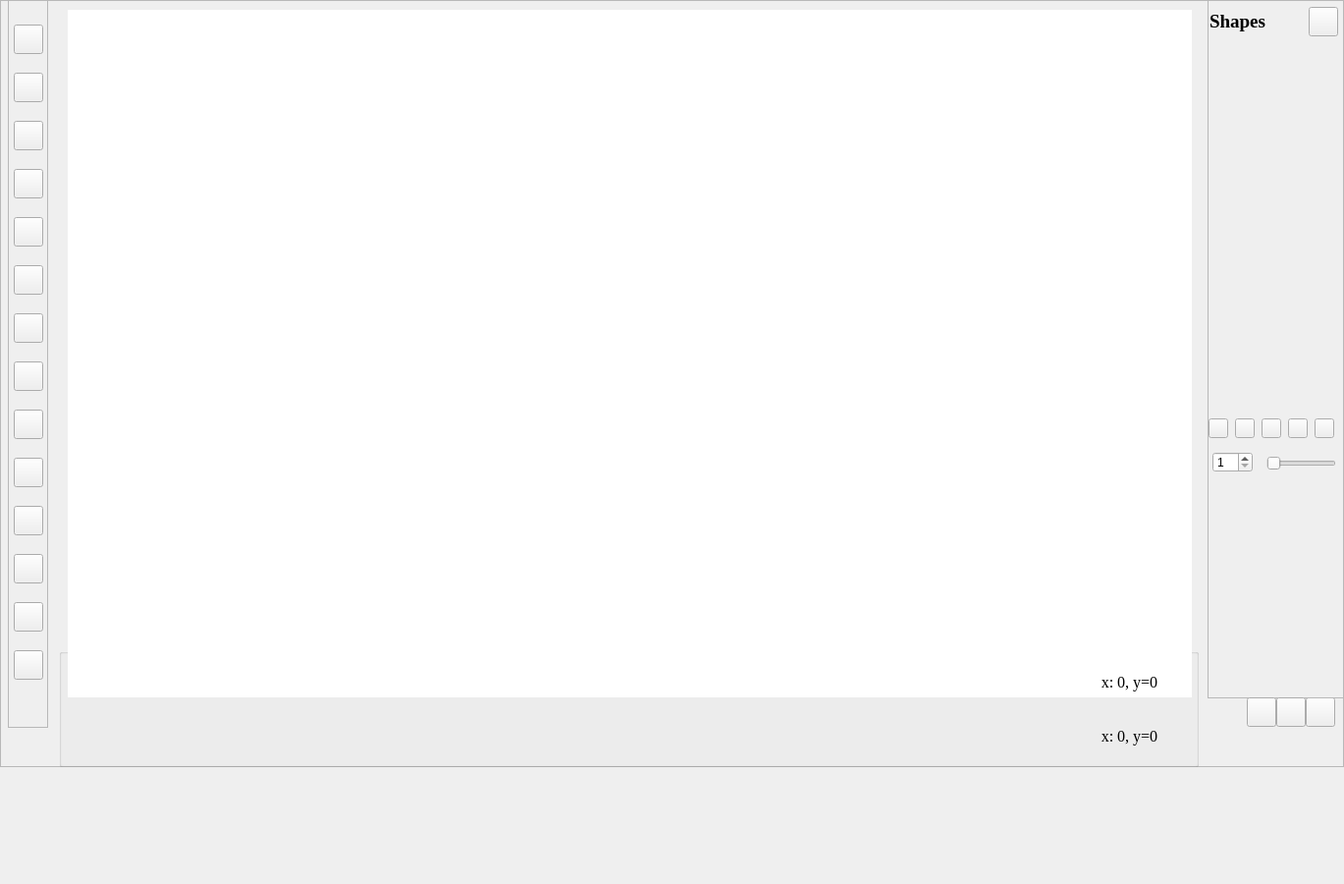
<?xml version="1.0" encoding="UTF-8"?>
<ui version="4.0">
 <class>MainWindow</class>
 <widget class="QMainWindow" name="MainWindow">
  <property name="geometry">
   <rect>
    <x>0</x>
    <y>0</y>
    <width>1369</width>
    <height>900</height>
   </rect>
  </property>
  <property name="windowTitle">
   <string>Draw A Think</string>
  </property>
  <property name="windowIcon">
   <iconset resource="images.qrc">
    <normaloff>:/images/icon2/logo_icon.svg</normaloff>:/images/icon2/logo_icon.svg</iconset>
  </property>
  <widget class="QWidget" name="centralwidget">
   <widget class="QFrame" name="phaseIII">
    <property name="geometry">
     <rect>
      <x>0</x>
      <y>0</y>
      <width>1369</width>
      <height>781</height>
     </rect>
    </property>
    <property name="frameShape">
     <enum>QFrame::StyledPanel</enum>
    </property>
    <property name="frameShadow">
     <enum>QFrame::Raised</enum>
    </property>
    <widget class="QLabel" name="boardFrame">
     <property name="geometry">
      <rect>
       <x>60</x>
       <y>0</y>
       <width>1165</width>
       <height>721</height>
      </rect>
     </property>
     <property name="font">
      <font>
       <stylestrategy>NoAntialias</stylestrategy>
      </font>
     </property>
     <property name="contextMenuPolicy">
      <enum>Qt::DefaultContextMenu</enum>
     </property>
     <property name="frameShadow">
      <enum>QFrame::Plain</enum>
     </property>
     <property name="text">
      <string/>
     </property>
     <property name="pixmap">
      <pixmap resource="images.qrc">:/images/icon2/boardFrame_removebg.png</pixmap>
     </property>
    </widget>
    <widget class="QFrame" name="dynamicShape">
     <property name="geometry">
      <rect>
       <x>8</x>
       <y>0</y>
       <width>41</width>
       <height>741</height>
      </rect>
     </property>
     <property name="frameShape">
      <enum>QFrame::StyledPanel</enum>
     </property>
     <property name="frameShadow">
      <enum>QFrame::Raised</enum>
     </property>
     <widget class="QWidget" name="layoutWidget">
      <property name="geometry">
       <rect>
        <x>0</x>
        <y>10</y>
        <width>41</width>
        <height>711</height>
       </rect>
      </property>
      <layout class="QVBoxLayout" name="verticalLayout">
       <property name="leftMargin">
        <number>6</number>
       </property>
       <property name="topMargin">
        <number>2</number>
       </property>
       <property name="rightMargin">
        <number>4</number>
       </property>
       <property name="bottomMargin">
        <number>2</number>
       </property>
       <item>
        <widget class="QPushButton" name="freeHandDraw">
         <property name="maximumSize">
          <size>
           <width>30</width>
           <height>30</height>
          </size>
         </property>
         <property name="cursor">
          <cursorShape>PointingHandCursor</cursorShape>
         </property>
         <property name="toolTip">
          <string>Free Hand Draw</string>
         </property>
         <property name="text">
          <string/>
         </property>
         <property name="icon">
          <iconset resource="images.qrc">
           <normaloff>:/images/icon2/freeDraw.svg</normaloff>:/images/icon2/freeDraw.svg</iconset>
         </property>
         <property name="iconSize">
          <size>
           <width>25</width>
           <height>25</height>
          </size>
         </property>
        </widget>
       </item>
       <item>
        <widget class="QPushButton" name="clearScreen">
         <property name="maximumSize">
          <size>
           <width>30</width>
           <height>30</height>
          </size>
         </property>
         <property name="cursor">
          <cursorShape>PointingHandCursor</cursorShape>
         </property>
         <property name="toolTip">
          <string>Clear Page</string>
         </property>
         <property name="text">
          <string/>
         </property>
         <property name="icon">
          <iconset resource="images.qrc">
           <normaloff>:/images/icon2/clearn.svg</normaloff>:/images/icon2/clearn.svg</iconset>
         </property>
         <property name="iconSize">
          <size>
           <width>25</width>
           <height>25</height>
          </size>
         </property>
        </widget>
       </item>
       <item>
        <widget class="QPushButton" name="pageScreen">
         <property name="maximumSize">
          <size>
           <width>30</width>
           <height>30</height>
          </size>
         </property>
         <property name="cursor">
          <cursorShape>PointingHandCursor</cursorShape>
         </property>
         <property name="toolTip">
          <string>Page Screen</string>
         </property>
         <property name="text">
          <string/>
         </property>
         <property name="icon">
          <iconset resource="images.qrc">
           <normaloff>:/images/icon2/page.svg</normaloff>:/images/icon2/page.svg</iconset>
         </property>
         <property name="iconSize">
          <size>
           <width>25</width>
           <height>25</height>
          </size>
         </property>
        </widget>
       </item>
       <item>
        <widget class="QPushButton" name="lineDraw">
         <property name="maximumSize">
          <size>
           <width>30</width>
           <height>30</height>
          </size>
         </property>
         <property name="cursor">
          <cursorShape>PointingHandCursor</cursorShape>
         </property>
         <property name="toolTip">
          <string>Line</string>
         </property>
         <property name="text">
          <string/>
         </property>
         <property name="icon">
          <iconset resource="images.qrc">
           <normaloff>:/images/icon/line.svg</normaloff>:/images/icon/line.svg</iconset>
         </property>
         <property name="iconSize">
          <size>
           <width>25</width>
           <height>25</height>
          </size>
         </property>
        </widget>
       </item>
       <item>
        <widget class="QPushButton" name="rectangleDraw">
         <property name="maximumSize">
          <size>
           <width>30</width>
           <height>30</height>
          </size>
         </property>
         <property name="cursor">
          <cursorShape>PointingHandCursor</cursorShape>
         </property>
         <property name="toolTip">
          <string>Rectangle</string>
         </property>
         <property name="text">
          <string/>
         </property>
         <property name="icon">
          <iconset resource="images.qrc">
           <normaloff>:/images/icon/rectangle.svg</normaloff>:/images/icon/rectangle.svg</iconset>
         </property>
         <property name="iconSize">
          <size>
           <width>25</width>
           <height>25</height>
          </size>
         </property>
        </widget>
       </item>
       <item>
        <widget class="QPushButton" name="ellipseDraw">
         <property name="maximumSize">
          <size>
           <width>30</width>
           <height>30</height>
          </size>
         </property>
         <property name="toolTip">
          <string>Ellipse</string>
         </property>
         <property name="text">
          <string/>
         </property>
         <property name="icon">
          <iconset resource="images.qrc">
           <normaloff>:/images/icon/ellipse.svg</normaloff>:/images/icon/ellipse.svg</iconset>
         </property>
         <property name="iconSize">
          <size>
           <width>25</width>
           <height>25</height>
          </size>
         </property>
        </widget>
       </item>
       <item>
        <widget class="QPushButton" name="circleDraw">
         <property name="maximumSize">
          <size>
           <width>30</width>
           <height>30</height>
          </size>
         </property>
         <property name="toolTip">
          <string>Circle</string>
         </property>
         <property name="text">
          <string/>
         </property>
         <property name="icon">
          <iconset resource="images.qrc">
           <normaloff>:/images/icon2/circle.svg</normaloff>:/images/icon2/circle.svg</iconset>
         </property>
         <property name="iconSize">
          <size>
           <width>25</width>
           <height>25</height>
          </size>
         </property>
        </widget>
       </item>
       <item>
        <widget class="QPushButton" name="imageDraw">
         <property name="maximumSize">
          <size>
           <width>30</width>
           <height>30</height>
          </size>
         </property>
         <property name="toolTip">
          <string>Image</string>
         </property>
         <property name="text">
          <string/>
         </property>
         <property name="icon">
          <iconset resource="images.qrc">
           <normaloff>:/images/icon/image.svg</normaloff>:/images/icon/image.svg</iconset>
         </property>
         <property name="iconSize">
          <size>
           <width>25</width>
           <height>25</height>
          </size>
         </property>
        </widget>
       </item>
       <item>
        <widget class="QPushButton" name="pickShape">
         <property name="maximumSize">
          <size>
           <width>30</width>
           <height>30</height>
          </size>
         </property>
         <property name="cursor">
          <cursorShape>PointingHandCursor</cursorShape>
         </property>
         <property name="toolTip">
          <string>Pick Shape</string>
         </property>
         <property name="text">
          <string/>
         </property>
         <property name="icon">
          <iconset resource="images.qrc">
           <normaloff>:/images/icon2/pick_tool.svg</normaloff>:/images/icon2/pick_tool.svg</iconset>
         </property>
         <property name="iconSize">
          <size>
           <width>25</width>
           <height>25</height>
          </size>
         </property>
        </widget>
       </item>
       <item>
        <widget class="QPushButton" name="group_shape">
         <property name="maximumSize">
          <size>
           <width>30</width>
           <height>30</height>
          </size>
         </property>
         <property name="cursor">
          <cursorShape>PointingHandCursor</cursorShape>
         </property>
         <property name="toolTip">
          <string>Group Components</string>
         </property>
         <property name="text">
          <string/>
         </property>
         <property name="icon">
          <iconset resource="images.qrc">
           <normaloff>:/images/icon2/group-items.svg</normaloff>:/images/icon2/group-items.svg</iconset>
         </property>
         <property name="iconSize">
          <size>
           <width>25</width>
           <height>25</height>
          </size>
         </property>
        </widget>
       </item>
       <item>
        <widget class="QPushButton" name="drag">
         <property name="maximumSize">
          <size>
           <width>30</width>
           <height>30</height>
          </size>
         </property>
         <property name="cursor">
          <cursorShape>PointingHandCursor</cursorShape>
         </property>
         <property name="toolTip">
          <string>Drag</string>
         </property>
         <property name="text">
          <string/>
         </property>
         <property name="icon">
          <iconset resource="images.qrc">
           <normaloff>:/images/icon2/drag.svg</normaloff>:/images/icon2/drag.svg</iconset>
         </property>
         <property name="iconSize">
          <size>
           <width>25</width>
           <height>25</height>
          </size>
         </property>
        </widget>
       </item>
       <item>
        <widget class="QPushButton" name="openFile">
         <property name="maximumSize">
          <size>
           <width>30</width>
           <height>30</height>
          </size>
         </property>
         <property name="cursor">
          <cursorShape>PointingHandCursor</cursorShape>
         </property>
         <property name="toolTip">
          <string>Open File</string>
         </property>
         <property name="text">
          <string/>
         </property>
         <property name="icon">
          <iconset resource="images.qrc">
           <normaloff>:/images/icon2/open_file.svg</normaloff>:/images/icon2/open_file.svg</iconset>
         </property>
         <property name="iconSize">
          <size>
           <width>25</width>
           <height>25</height>
          </size>
         </property>
        </widget>
       </item>
       <item>
        <widget class="QPushButton" name="saveFile">
         <property name="maximumSize">
          <size>
           <width>30</width>
           <height>30</height>
          </size>
         </property>
         <property name="cursor">
          <cursorShape>PointingHandCursor</cursorShape>
         </property>
         <property name="toolTip">
          <string>Save File</string>
         </property>
         <property name="text">
          <string/>
         </property>
         <property name="icon">
          <iconset resource="images.qrc">
           <normaloff>:/images/icon2/save.svg</normaloff>:/images/icon2/save.svg</iconset>
         </property>
         <property name="iconSize">
          <size>
           <width>25</width>
           <height>25</height>
          </size>
         </property>
        </widget>
       </item>
       <item>
        <widget class="QPushButton" name="addNewPage">
         <property name="maximumSize">
          <size>
           <width>30</width>
           <height>30</height>
          </size>
         </property>
         <property name="cursor">
          <cursorShape>PointingHandCursor</cursorShape>
         </property>
         <property name="toolTip">
          <string>Add New Page</string>
         </property>
         <property name="toolTipDuration">
          <number>-1</number>
         </property>
         <property name="text">
          <string/>
         </property>
         <property name="icon">
          <iconset resource="images.qrc">
           <normaloff>:/images/icon2/addNewPage.svg</normaloff>:/images/icon2/addNewPage.svg</iconset>
         </property>
         <property name="iconSize">
          <size>
           <width>25</width>
           <height>25</height>
          </size>
         </property>
        </widget>
       </item>
      </layout>
     </widget>
    </widget>
    <widget class="QWidget" name="board" native="true">
     <property name="geometry">
      <rect>
       <x>69</x>
       <y>10</y>
       <width>1145</width>
       <height>700</height>
      </rect>
     </property>
     <property name="cursor">
      <cursorShape>CrossCursor</cursorShape>
     </property>
     <property name="autoFillBackground">
      <bool>false</bool>
     </property>
     <property name="styleSheet">
      <string notr="true">background-color: rgb(255, 255, 255);</string>
     </property>
    </widget>
    <widget class="QPushButton" name="rubber">
     <property name="geometry">
      <rect>
       <x>1330</x>
       <y>710</y>
       <width>30</width>
       <height>30</height>
      </rect>
     </property>
     <property name="maximumSize">
      <size>
       <width>30</width>
       <height>30</height>
      </size>
     </property>
     <property name="cursor">
      <cursorShape>PointingHandCursor</cursorShape>
     </property>
     <property name="toolTip">
      <string>Rubber</string>
     </property>
     <property name="text">
      <string/>
     </property>
     <property name="icon">
      <iconset resource="images.qrc">
       <normaloff>:/images/icon2/rubber.svg</normaloff>:/images/icon2/rubber.svg</iconset>
     </property>
     <property name="iconSize">
      <size>
       <width>25</width>
       <height>25</height>
      </size>
     </property>
    </widget>
    <widget class="QFrame" name="otherToolFrame">
     <property name="geometry">
      <rect>
       <x>1230</x>
       <y>0</y>
       <width>141</width>
       <height>711</height>
      </rect>
     </property>
     <property name="frameShape">
      <enum>QFrame::StyledPanel</enum>
     </property>
     <property name="frameShadow">
      <enum>QFrame::Raised</enum>
     </property>
     <widget class="QSlider" name="penWidthSlider">
      <property name="geometry">
       <rect>
        <x>60</x>
        <y>462</y>
        <width>71</width>
        <height>20</height>
       </rect>
      </property>
      <property name="toolTip">
       <string>Pen Width</string>
      </property>
      <property name="minimum">
       <number>1</number>
      </property>
      <property name="maximum">
       <number>40</number>
      </property>
      <property name="orientation">
       <enum>Qt::Horizontal</enum>
      </property>
     </widget>
     <widget class="QWidget" name="layoutWidget_2">
      <property name="geometry">
       <rect>
        <x>2</x>
        <y>6</y>
        <width>131</width>
        <height>32</height>
       </rect>
      </property>
      <layout class="QHBoxLayout" name="horizontalLayout">
       <item>
        <widget class="QLabel" name="viewShapeLabel">
         <property name="font">
          <font>
           <family>Times New Roman</family>
           <pointsize>14</pointsize>
           <weight>75</weight>
           <bold>true</bold>
          </font>
         </property>
         <property name="text">
          <string>Shapes</string>
         </property>
        </widget>
       </item>
       <item>
        <spacer name="horizontalSpacer_2">
         <property name="orientation">
          <enum>Qt::Horizontal</enum>
         </property>
         <property name="sizeHint" stdset="0">
          <size>
           <width>70</width>
           <height>20</height>
          </size>
         </property>
        </spacer>
       </item>
       <item>
        <widget class="QPushButton" name="closeApp">
         <property name="maximumSize">
          <size>
           <width>30</width>
           <height>30</height>
          </size>
         </property>
         <property name="toolTip">
          <string>Close</string>
         </property>
         <property name="text">
          <string/>
         </property>
         <property name="icon">
          <iconset resource="images.qrc">
           <normaloff>:/images/icon2/close.svg</normaloff>:/images/icon2/close.svg</iconset>
         </property>
         <property name="iconSize">
          <size>
           <width>20</width>
           <height>20</height>
          </size>
         </property>
        </widget>
       </item>
      </layout>
     </widget>
     <widget class="QSpinBox" name="penWidthSpinBox">
      <property name="geometry">
       <rect>
        <x>5</x>
        <y>460</y>
        <width>41</width>
        <height>21</height>
       </rect>
      </property>
      <property name="toolTip">
       <string>Pen Width</string>
      </property>
      <property name="minimum">
       <number>1</number>
      </property>
      <property name="maximum">
       <number>40</number>
      </property>
     </widget>
     <widget class="QWidget" name="layoutWidget_3">
      <property name="geometry">
       <rect>
        <x>0</x>
        <y>422</y>
        <width>131</width>
        <height>29</height>
       </rect>
      </property>
      <layout class="QHBoxLayout" name="horizontalLayout_2">
       <item>
        <widget class="QPushButton" name="blackColor">
         <property name="maximumSize">
          <size>
           <width>20</width>
           <height>20</height>
          </size>
         </property>
         <property name="toolTip">
          <string>Black</string>
         </property>
         <property name="text">
          <string/>
         </property>
         <property name="icon">
          <iconset resource="images.qrc">
           <normaloff>:/images/icon2/black.svg</normaloff>:/images/icon2/black.svg</iconset>
         </property>
        </widget>
       </item>
       <item>
        <widget class="QPushButton" name="redColor">
         <property name="maximumSize">
          <size>
           <width>20</width>
           <height>20</height>
          </size>
         </property>
         <property name="toolTip">
          <string>Red</string>
         </property>
         <property name="text">
          <string/>
         </property>
         <property name="icon">
          <iconset resource="images.qrc">
           <normaloff>:/images/icon2/red.svg</normaloff>:/images/icon2/red.svg</iconset>
         </property>
        </widget>
       </item>
       <item>
        <widget class="QPushButton" name="greenColor">
         <property name="maximumSize">
          <size>
           <width>20</width>
           <height>20</height>
          </size>
         </property>
         <property name="toolTip">
          <string>Green</string>
         </property>
         <property name="text">
          <string/>
         </property>
         <property name="icon">
          <iconset resource="images.qrc">
           <normaloff>:/images/icon2/green.svg</normaloff>:/images/icon2/green.svg</iconset>
         </property>
        </widget>
       </item>
       <item>
        <widget class="QPushButton" name="blueColor">
         <property name="maximumSize">
          <size>
           <width>20</width>
           <height>20</height>
          </size>
         </property>
         <property name="toolTip">
          <string>Blue</string>
         </property>
         <property name="text">
          <string/>
         </property>
         <property name="icon">
          <iconset resource="images.qrc">
           <normaloff>:/images/icon2/dark-blue.svg</normaloff>:/images/icon2/dark-blue.svg</iconset>
         </property>
        </widget>
       </item>
       <item>
        <widget class="QPushButton" name="mixColor">
         <property name="maximumSize">
          <size>
           <width>20</width>
           <height>20</height>
          </size>
         </property>
         <property name="toolTip">
          <string>Mix Color </string>
         </property>
         <property name="text">
          <string/>
         </property>
         <property name="icon">
          <iconset resource="images.qrc">
           <normaloff>:/images/icon2/colour.png</normaloff>:/images/icon2/colour.png</iconset>
         </property>
        </widget>
       </item>
      </layout>
     </widget>
    </widget>
    <widget class="QLabel" name="watermark">
     <property name="geometry">
      <rect>
       <x>560</x>
       <y>30</y>
       <width>231</width>
       <height>71</height>
      </rect>
     </property>
     <property name="text">
      <string/>
     </property>
    </widget>
    <widget class="QGroupBox" name="boardWindow">
     <property name="geometry">
      <rect>
       <x>60</x>
       <y>660</y>
       <width>1161</width>
       <height>121</height>
      </rect>
     </property>
     <property name="title">
      <string/>
     </property>
    </widget>
    <widget class="QPushButton" name="logo">
     <property name="geometry">
      <rect>
       <x>1300</x>
       <y>710</y>
       <width>30</width>
       <height>30</height>
      </rect>
     </property>
     <property name="maximumSize">
      <size>
       <width>30</width>
       <height>30</height>
      </size>
     </property>
     <property name="focusPolicy">
      <enum>Qt::NoFocus</enum>
     </property>
     <property name="text">
      <string/>
     </property>
     <property name="icon">
      <iconset resource="images.qrc">
       <normaloff>:/images/icon2/logo_icon.svg</normaloff>:/images/icon2/logo_icon.svg</iconset>
     </property>
     <property name="iconSize">
      <size>
       <width>30</width>
       <height>30</height>
      </size>
     </property>
    </widget>
    <widget class="QPushButton" name="resizeShape">
     <property name="geometry">
      <rect>
       <x>1270</x>
       <y>710</y>
       <width>30</width>
       <height>30</height>
      </rect>
     </property>
     <property name="maximumSize">
      <size>
       <width>30</width>
       <height>30</height>
      </size>
     </property>
     <property name="cursor">
      <cursorShape>PointingHandCursor</cursorShape>
     </property>
     <property name="toolTip">
      <string>Resize Shape</string>
     </property>
     <property name="text">
      <string/>
     </property>
     <property name="icon">
      <iconset resource="images.qrc">
       <normaloff>:/images/icon2/resize.svg</normaloff>:/images/icon2/resize.svg</iconset>
     </property>
     <property name="iconSize">
      <size>
       <width>25</width>
       <height>25</height>
      </size>
     </property>
    </widget>
    <zorder>boardWindow</zorder>
    <zorder>dynamicShape</zorder>
    <zorder>boardFrame</zorder>
    <zorder>board</zorder>
    <zorder>rubber</zorder>
    <zorder>otherToolFrame</zorder>
    <zorder>watermark</zorder>
    <zorder>logo</zorder>
    <zorder>resizeShape</zorder>
   </widget>
   <widget class="QLabel" name="coordinatesScreen">
    <property name="geometry">
     <rect>
      <x>1090</x>
      <y>740</y>
      <width>121</width>
      <height>19</height>
     </rect>
    </property>
    <property name="font">
     <font>
      <family>Times New Roman</family>
      <pointsize>12</pointsize>
     </font>
    </property>
    <property name="text">
     <string>x: 0, y=0</string>
    </property>
    <property name="alignment">
     <set>Qt::AlignCenter</set>
    </property>
   </widget>
   <widget class="QLabel" name="coordinatesModel">
    <property name="geometry">
     <rect>
      <x>1090</x>
      <y>685</y>
      <width>121</width>
      <height>19</height>
     </rect>
    </property>
    <property name="font">
     <font>
      <family>Times New Roman</family>
      <pointsize>12</pointsize>
     </font>
    </property>
    <property name="text">
     <string>x: 0, y=0</string>
    </property>
    <property name="alignment">
     <set>Qt::AlignCenter</set>
    </property>
   </widget>
  </widget>
  <action name="actionTree_View">
   <property name="text">
    <string>&amp;Tree View</string>
   </property>
  </action>
  <action name="actionList_View">
   <property name="text">
    <string>&amp;List View</string>
   </property>
  </action>
  <action name="exit">
   <property name="text">
    <string>&amp;Exit</string>
   </property>
   <property name="shortcut">
    <string>Ctrl+W</string>
   </property>
  </action>
 </widget>
 <resources>
  <include location="images.qrc"/>
 </resources>
 <connections/>
</ui>
